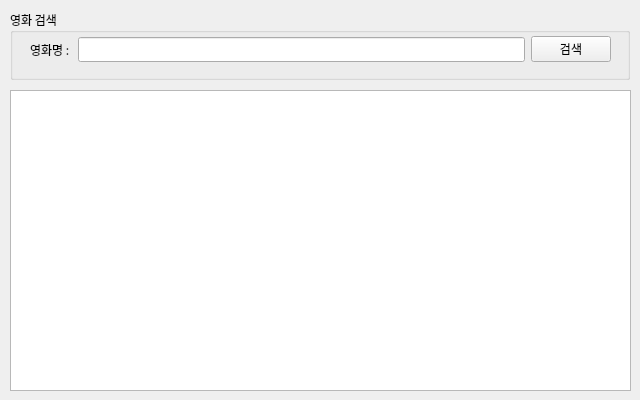
<?xml version="1.0" encoding="UTF-8"?>
<ui version="4.0">
 <class>FrmMain</class>
 <widget class="QWidget" name="FrmMain">
  <property name="geometry">
   <rect>
    <x>0</x>
    <y>0</y>
    <width>640</width>
    <height>400</height>
   </rect>
  </property>
  <property name="sizePolicy">
   <sizepolicy hsizetype="Fixed" vsizetype="Fixed">
    <horstretch>0</horstretch>
    <verstretch>0</verstretch>
   </sizepolicy>
  </property>
  <property name="minimumSize">
   <size>
    <width>640</width>
    <height>400</height>
   </size>
  </property>
  <property name="maximumSize">
   <size>
    <width>640</width>
    <height>400</height>
   </size>
  </property>
  <property name="font">
   <font>
    <family>나눔고딕</family>
   </font>
  </property>
  <property name="windowTitle">
   <string>네이버API 영화검색앱</string>
  </property>
  <widget class="QWidget" name="verticalLayoutWidget">
   <property name="geometry">
    <rect>
     <x>10</x>
     <y>10</y>
     <width>620</width>
     <height>70</height>
    </rect>
   </property>
   <property name="font">
    <font>
     <family>나눔고딕</family>
    </font>
   </property>
   <layout class="QVBoxLayout" name="searchLayout">
    <item>
     <widget class="QGroupBox" name="groupBox">
      <property name="font">
       <font>
        <family>나눔고딕</family>
       </font>
      </property>
      <property name="title">
       <string>영화 검색</string>
      </property>
      <widget class="QWidget" name="layoutWidget">
       <property name="geometry">
        <rect>
         <x>20</x>
         <y>24</y>
         <width>581</width>
         <height>31</height>
        </rect>
       </property>
       <property name="font">
        <font>
         <family>나눔고딕</family>
        </font>
       </property>
       <layout class="QHBoxLayout" name="horizontalLayout">
        <item>
         <widget class="QLabel" name="label">
          <property name="text">
           <string>영화명 : </string>
          </property>
         </widget>
        </item>
        <item>
         <widget class="QLineEdit" name="txtSearch"/>
        </item>
        <item>
         <widget class="QPushButton" name="btnSearch">
          <property name="text">
           <string>검색</string>
          </property>
         </widget>
        </item>
       </layout>
      </widget>
     </widget>
    </item>
   </layout>
  </widget>
  <widget class="QWidget" name="verticalLayoutWidget_2">
   <property name="geometry">
    <rect>
     <x>10</x>
     <y>90</y>
     <width>621</width>
     <height>301</height>
    </rect>
   </property>
   <layout class="QVBoxLayout" name="resultLayout">
    <item>
     <widget class="QTableWidget" name="tblResult"/>
    </item>
   </layout>
  </widget>
 </widget>
 <resources/>
 <connections/>
</ui>
